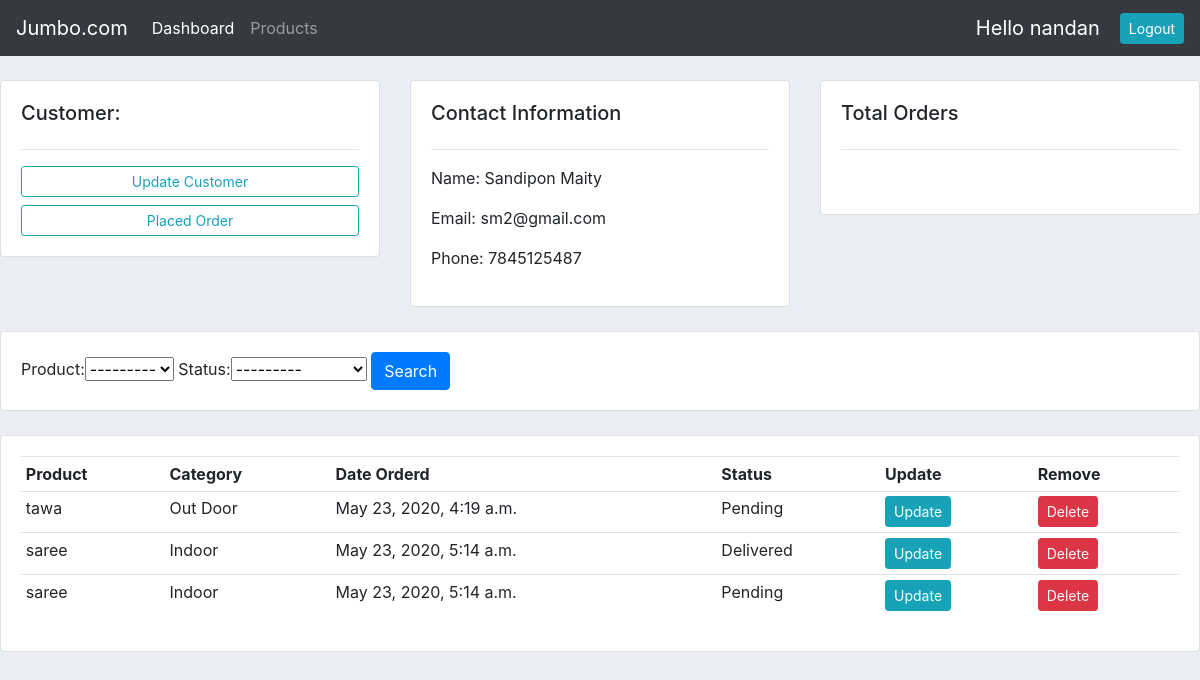
The app's page /customer/1/ (signed in) with its own data.
### accounts/models.py (models this page shows, shortened)
class Customer(models.Model):
	user=models.OneToOneField(User,null=True,on_delete=models.CASCADE)
	name=models.CharField(max_length=30,null=True)
	email=models.CharField(max_length=30,null=True)
	phone=models.CharField(max_length=30,null=True)
	date=models.DateTimeField(auto_now_add=True,null=True)
	image=models.ImageField(default='cart2.jpeg',null=True)

class Order(models.Model):
		STATUS=(('Delivered','Delivered'),('Pending','Pending'),('Out Of Delivery','Out of Delivery'))
		customer=models.ForeignKey(Customer,null=True,on_delete=models.SET_NULL)
		product=models.ForeignKey(Product,null=True,on_delete=models.SET_NULL)
		status=models.CharField(max_length=30,null=True,choices=STATUS)
		date=models.DateTimeField(auto_now_add=True,null=True)

class Product(models.Model):
	CATEGORY=(('Indoor','Indoor'),('Out Door','Out Door'))
	name=models.CharField(max_length=30,null=True)
	price=models.FloatField(null=True)
	category=models.CharField(max_length=30,null=True,choices=CATEGORY)
	description=models.CharField(max_length=30,null=True,blank=True)
	tags=models.ManyToManyField(Product_Type)
	date=models.DateTimeField(auto_now_add=True,null=True)
	def __str__(self):
		return self.name

### accounts/decorators.py (the view)
		def wrapper_func(request,*args,**kwargs):
			group=None
			if request.user.groups.exists():
				group=request.user.groups.all()[0].name
			if group in allow:
				return view_func(request,*args,**kwargs)
			else:
				return HttpResponse("you did not have permision to access this page")

### accounts/views.py (called while the page is built)
@login_required(login_url='login')
@allow_user(allow=['admin'])
def customer(request,pk):
	customer=Customer.objects.get(id=pk)
	order=customer.order_set.all()
	myfilter=OrderFilter(request.POST,queryset=order)
	order=myfilter.qs
	context={
	'customer':customer,
	'orders':order,
	'myfilter':myfilter
	}
	return render(request,'customer.html',context)

### accounts/templates/customer.html
{% extends 'base.html' %}
{% block content %}
<br>
<div class="row">
	<div class="col-md">
		<div class="card card-body">
			<h5>Customer:</h5>
			<hr>
			<a class="btn btn-outline-info  btn-sm btn-block" href="">Update Customer</a>
			<a class="btn btn-outline-info  btn-sm btn-block" href="{% url 'createorder' customer.id %}">Placed Order</a>
		</div>
	</div>
	<div class="col-md">
		<div class="card card-body">
			<h5>Contact Information</h5>
			<hr>
			<p>Name: {{customer.name}} </p>
			<p>Email: {{customer.email}} </p>
			<p>Phone: {{customer.phone}}</p>
		</div>
	</div>
	<div class="col-md">
		<div class="card card-body">
			<h5>Total Orders</h5>
			<hr>
			<h1 style="text-align: center;padding: 10px">{{total_order}}</h1>
		</div>
	</div>
</div>
<br>
<div class="row">
	<div class="col">
		<div class="card card-body">
			<form method="get">
                {{myfilter.form}}
		    <button class="btn btn-primary" type="submit">Search</button>
		  </form>
		</div>
	</div>
</div>
<br>
<div class="row">
	<div class="col-md">
		<div class="card card-body">
			<table class="table table-sm">
				<tr>
					<th>Product</th>
					<th>Category</th>
					<th>Date Orderd</th>
					<th>Status</th>
					<th>Update</th>
					<th>Remove</th>
				</tr>
			{% for order in orders %}
			<tr>
				<td>{{order.product.name}}</td>
				<td>{{order.product.category}}</td>
				<td>{{order.date}}</td>
				<td>{{order.status}}</td>
				<td><a class="btn btn-sm btn-info" href="{% url 'updateorder' order.id %}">Update</a></td>
				<td><a class="btn btn-sm btn-danger" href="{% url 'deleteorder' order.id %}">Delete</a></td>
			</tr>
			{% endfor %}
			</table>
		</div>
	</div>
</div>
{% endblock content %}

### accounts/templates/navbar.html (shortened to what this page needs)
<nav class="navbar navbar-expand-lg navbar-dark bg-dark">
  <a class="navbar-brand" href="#">Jumbo.com</a>
  <div class="collapse navbar-collapse" id="navbarNavAltMarkup">
    <div class="navbar-nav">
     {% if request.user.is_staff %}
      <a class="nav-item nav-link active" href="#">Dashboard</a>
      <a class="nav-item nav-link" href="#">Products</a>
      {% else %}
      <a class="nav-item nav-link" href="{% url 'account_setting' %}">Settings</a>
      {% endif %}
    </div>
  </div>
  <span id="logout">Hello {{request.user}}</span>
  <span><a class="btn btn-sm btn-info" href="{% url 'logout' %}">Logout</a></span>
</nav>

### static/css/style.css (style rules this page uses)
body { background-color: #ebeff5; }

### accounts/templates/navbar.html (style rules this page uses)
#logout { font-size: 20px; margin-right: 20px; color:#fff; }

### records on screen
Customer: name "Sandipon Maity", email "sm2@gmail.com", phone "7845125487"
Order: product.name "tawa", product.category "Out Door", date "May 23, 2020, 4:19 a.m.", status "Pending"
Order: product.name "saree", product.category "Indoor", date "May 23, 2020, 5:14 a.m.", status "Delivered"
Order: product.name "saree", product.category "Indoor", date "May 23, 2020, 5:14 a.m.", status "Pending"

### other values on screen
{{ request.user }} "nandan"
